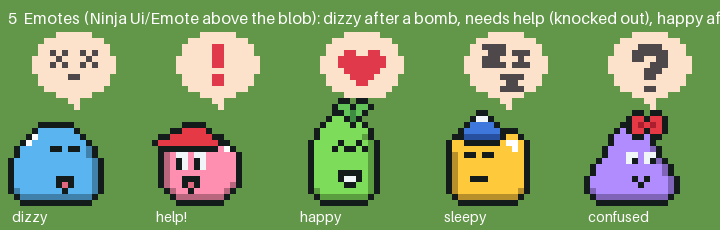
#> input picture blobz/docs/art-review/emotes-examples.png, 720 x 230 px, given in place of n35-sandstone-3.png, which was not available
$ python sand_room.py
#> lines starting #> are read from the running program, lines starting #| are printed output that depends on the picture
### blobz/scripts/slice_grid_orders.py
#!/usr/bin/env python3
"""Slice ChatGPT grid orders N-11..N-15 (sprites drawn on an exact 16/32/64 px grid, delivered scaled up).

usage (from blobz/): python3 scripts/slice_grid_orders.py [n11 n12 n13 n14 n15]   (default: all)
Sources: docs/art-review/n11-weapons-r2.png, n12-move-icons.png, n13-fx-r2.png, n14-boss.png, n15-meadow-extras.png.
Preview: docs/art-review/n12-n15-sliced.png.

Per object: background out (flat magenta #ff00ff + near-magenta, or transparent alpha), a morphological opening
removes stray halo/noise pixels outside the sprite (cleanup only, nothing redrawn), the art-pixel size is measured
from the dark outline runs and refined by the least colour spread per cell, every cell takes the median colour of its
centre, alpha is hard. The sprite is centred on its N x N grid (frames of one FX row share one centre).
"""
import os
import sys
import numpy as np
from PIL import Image, ImageDraw

ROOT = os.path.join(os.path.dirname(os.path.abspath(__file__)), '..')
REV = os.path.join(ROOT, 'docs', 'art-review')
ART = os.path.join(ROOT, 'public', 'art')


DROP_SHADOW = {'n26-trees.png', 'n29-boulders.png'}  # never the portal: its idle opening is purple


def load(name):
    a = np.array(Image.open(os.path.join(REV, name)).convert('RGBA')).astype(float)
    r, g, b, al = a[:, :, 0], a[:, :, 1], a[:, :, 2], a[:, :, 3]
    magenta = (r > 140) & (b > 140) & (g < np.minimum(r, b) - 70)  # #ff00ff and its anti-aliased neighbours
    if name in DROP_SHADOW:  # purple ground shadow (magenta-tinted, does not key): drop it, the game draws shadows
        magenta |= (r - g > 25) & (b - g > 25)
    return a[:, :, :3], (al > 128) & ~magenta


# [248 lines left out: functions box, opening, runs, outline_pitch, grid, sample and 9 more, not called in this run]


def n19():
    return two_size_sheet('n19-round-button.png', ['btn-round-normal', 'btn-round-pressed', 'btn-round-disabled'],
                          os.path.join(ART, 'dungeon', 'ui'), n_small=48, n_big=64)


# [37 lines left out: functions n20, n21, n22, n26, n23b, not called in this run]


def n27():
    f = os.path.join(ART, 'icons')
    return region_sheet('n27-wood.png', ['res-wood'], f, 16, xr=(0.0, 0.45), fit=True) + region_sheet('n27-wood.png', ['res-wood'], f, 32, xr=(0.45, 1.0), fit=True)


def n28():
    return frame_row('n28-portal.png', (0.0, 1.0), 2, 64, 48, '', os.path.join(ART, 'props'), names=['portal-idle', 'portal-glow'])


# [23 lines left out: functions n29, n30, n31, not called in this run]


def n32():
    f = os.path.join(ART, 'icons')
    return region_sheet('n32-stone-icon.png', ['res-stone'], f, 16, xr=(0.0, 0.5), fit=True) + region_sheet('n32-stone-icon.png', ['res-stone'], f, 32, xr=(0.5, 1.0), fit=True)


# [24 lines left out: functions n33, n34, not called in this run]


N23_SKILLS = [['rogue-rage', 'rogue-knockback', 'rogue-whirlwind', 'rogue-extraheart', 'rogue-lifesteal', 'rogue-power'],
              ['healer-heal', 'healer-regen', 'healer-bubble', 'healer-revive', 'healer-holy', 'healer-cleanse'],
              ['marksman-multishot', 'marksman-pierce', 'marksman-crit', 'marksman-speed', 'marksman-poison', 'marksman-trap'],
              ['tank-block', 'tank-taunt', 'tank-armor', 'tank-charge', 'tank-stun', 'tank-guard']]


# [7 lines left out: function n23, not called in this run]


def n24():
    return frame_row('n24-dash.png', (0.0, 1.0), 1, 16, 16, 'dash-16', os.path.join(ART, 'icons', 'ui'), single=True)


def n25():
    return frame_row('n25-mouths.png', (0.0, 1.0), 5, 16, 16, '', os.path.join(ART, 'icons'),
                     names=[f'mouth-{i + 1}' for i in range(5)])


def n15b():
    f = os.path.join(ART, 'meadow')  # small disc left, big disc right
    return region_sheet('n15b-speed.png', ['speed'], f, 16, xr=(0.0, 0.45)) + region_sheet('n15b-speed.png', ['speed'], f, 32, xr=(0.45, 1.0))


def n19b():
    return two_size_sheet('n19b-rings.png', ['btn-round-normal', 'btn-round-pressed', 'btn-round-disabled'],
                          os.path.join(ART, 'dungeon', 'ui'), n_small=24, n_big=18)


N17 = ['new-game', 'join', 'shape', 'colour', 'eyes', 'mouth', 'hat', 'back', 'close', 'home', 'settings', 'dice',
       'pass', 'hammer', 'play', 'quill']


def n17():
    f = os.path.join(ART, 'icons', 'ui')
    return region_sheet('n17-ui-icons.png', N17, f, 16, xr=(0.0, 0.42)) + region_sheet('n17-ui-icons.png', N17, f, 32, xr=(0.42, 1.0))


def n18():
    return two_size_sheet('n18-state-badges.png', ['can-build', 'lock', 'done', 'tick-green', 'tick-gold', 'you-arrow'],
                          os.path.join(ART, 'icons', 'state'))


def n11():
    return two_size_sheet('n11-weapons-r2.png', ['dagger', 'wand', 'sword', 'crossbow', 'shield'], os.path.join(ART, 'dungeon', 'weapons'))


def n12():
    return two_size_sheet('n12-move-icons.png', ['dodge', 'jump-back', 'shield-charge', 'phase-out', 'heal-mode', 'damage-mode'],
                          os.path.join(ART, 'dungeon', 'icons'), open_r=0.35)


def n15():
    return two_size_sheet('n15-meadow-extras.png', ['build-marker', 'sign', 'magnet', 'speed', 'home-flag'], os.path.join(ART, 'meadow'),
                          anchor='bottom', open_r=0.35)


SINGLE = {'healer-heal'}


# [155 lines left out: functions largest_only, drop_edge_bits, n13, n14, preview, main, not called in this run]


# [2 lines that do not run on import are left out]

### blobz/scripts/room_walls.py
#!/usr/bin/env python3
"""N-34b dungeon room walls (ChatGPT, docs/art-review/n34b-room-walls.png) -> 16 px tiles + a 3x room test.

usage (from blobz/): python3 scripts/room_walls.py
  -> public/art/dungeon/wall-{tl,t,tr,l,r,bl,br}.png (16x16) + wall-{b,entrance-l,entrance-mid,entrance-r}.png + docs/art-review/n34-room-test.png

Every piece has a 1 art px outline all round; where a piece joins another wall piece (top edge left/right, top
corners towards the edge, sides top/bottom, bottom corners top) that outline is cut off before sampling, so the
tiles meet without a dark seam, and the joining span is sampled to exactly 16 px.
ChatGPT drew the 7 pieces at ~8 px per art pixel, but not as 16 px tiles (top pieces 203x190 px, sides 149x223,
bottom corners 203x161). Grid: x pitch = top piece width / 16 = 12.8 (bricks ~6 art px, same as the N-34 door's),
used for every piece; y pitch = 12.8 too, except the 3 top pieces, which are sampled at 190 / 16 = 11.9 so they fill
the 16 px row (7% squash). Outline-keeping sampler (a cell that is 30%+ near-black takes the outline colour).
  wall-tl / wall-t / wall-tr: 16x16, outline on row 0, bricks to the bottom row (meets the floor)
  wall-l / wall-r: the side pieces are 12 art px wide (stone column + 8 px of inner brick face), placed against the
                   outer edge of the 16 px cell (floor shows in the rest); 16 of their 17 rows, the window picked
                   where row k and row k+16 match best, so they tile vertically
  wall-bl / wall-br: 16 wide x 13 tall, top-aligned in the 16 px cell (bricks continue from the side above, stone
                   bottom edge on row 12, floor shows below)
N-34c (entrance strip) adds wall-b (plain bottom edge) and wall-entrance-{l,mid,r}, see entrance().
Still MISSING: inner corners.
"""
import os
import sys
import numpy as np
from PIL import Image, ImageDraw

sys.path.insert(0, os.path.dirname(os.path.abspath(__file__)))
from slice_grid_orders import load, opening, bands, objects, ART, REV  # noqa: E402

ROOT = os.path.join(os.path.dirname(os.path.abspath(__file__)), '..')
DUN = os.path.join(ART, 'dungeon')
SRC = 'n34b-room-walls.png'
PX = 205 / 16


def grid(a, b, px, py, ox, oy):
    H, W = b.shape
    ny, nx = int((H - oy) // py), int((W - ox) // px)
    out = np.zeros((ny, nx, 4), np.uint8)
    sp = 0.0
    for j in range(ny):
        for i in range(nx):
            y0, x0 = oy + j * py, ox + i * px
            full = (slice(int(y0), int(y0 + py)), slice(int(x0), int(x0 + px)))
            if b[full].mean() < 0.5:
                continue
            c = a[full][b[full]]
            dark = c.sum(1) < 170
            if dark.mean() > 0.3:
                c = c[dark]
            else:
                ctr = (slice(int(y0 + py * .25), int(y0 + py * .75) + 1), slice(int(x0 + px * .25), int(x0 + px * .75) + 1))
                if b[ctr].any():
                    c = a[ctr][b[ctr]]
            out[j, i] = (*np.median(c, 0).astype(np.uint8), 255)
            sp += c.std(0).sum()
    return out, sp


OL = 8  # the 1 art px outline every piece has all round, in source px: cut it off where a piece joins a neighbour


# [211 lines left out: functions cut, cell, vtile, slice_all, slice_v2, best_window and 2 more, not called in this run]


# [4 lines that do not run on import are left out]

### blobz/scripts/sand_room.py
#!/usr/bin/env python3
"""N-35 sandstone room set (ChatGPT, 3 attempts docs/art-review/n35-sandstone-{1,2,3}.png): measure, pick, slice, test.

usage (from blobz/): python3 scripts/sand_room.py
  -> public/art/dungeon/sand-{tl,t,tr,l,r,bl,b,br}.png (16x16), sand-door-closed.png, sand-door-open.png,
     sand-entrance.png (32x32) + docs/art-review/n35-room-test.png

Set 3 is used: its door wall is 172 px tall next to a 179 px top edge (set 2: 215, set 1: 321 = the tall block).
Grid (like N-34d): x pitch = top edge width / 32 = 12.28 (top edge = 2 tiles), y pitch = top edge height / 16 = 11.19,
so the top wall is exactly one 16 px row. Outline-keeping sampler; the 1 art px outline (7 px) is cut off on sides
that join another wall piece.
  sand-t / sand-b: 16-col window of the top / bottom edge where col k == col k+16 (tiles left/right); b is 14 rows,
                   top-aligned (outside below)
  sand-tl / sand-tr: the corner's 16 cols on the outer side, rows 0-15 (its side stub continues as sand-l/r)
  sand-l / sand-r: the side piece (13 cols), 16-row window where row k == row k+16 (tiles top/bottom), against
                   the outer edge of the cell
  sand-bl / sand-br: the corner's outer 16 cols, its bottom 14 rows (level with sand-b), top-aligned
  sand-door-closed: the centre 391 px of the door block (same width as the open door) -> 32 x 27, bottom-aligned
  sand-door-open: 32 x 24, bottom-aligned; sand-entrance (the gap piece): 26 x 23, centred, bottom-aligned
"""
import os
import sys
import numpy as np
from PIL import Image, ImageDraw

sys.path.insert(0, os.path.dirname(os.path.abspath(__file__)))
from slice_grid_orders import load, ART, REV  # noqa: E402
from room_walls import grid  # noqa: E402

ROOT = os.path.join(os.path.dirname(os.path.abspath(__file__)), '..')
DUN = os.path.join(ART, 'dungeon')
SRC = 'n35-sandstone-3.png'
BOX = {'tl': (81, 329, 54, 269), 't': (412, 805, 54, 233), 'tr': (889, 1135, 54, 269),
       'l': (91, 245, 333, 655), 'door': (321, 897, 336, 635), 'r': (971, 1127, 333, 655),
       'bl': (81, 329, 720, 916), 'b': (413, 805, 758, 916), 'br': (890, 1135, 720, 916),
       'entrance': (52, 370, 1001, 1253), 'open': (414, 805, 989, 1253)}
PX, PY, OL = 393 / 32, 179 / 16, 7


def sample(rgb, m, box, open_='', nx=None, ny=None):
    x0, x1, y0, y1 = box
    x0 += OL if 'l' in open_ else 0
    x1 -= OL if 'r' in open_ else 0
    y0 += OL if 't' in open_ else 0
    y1 -= OL if 'b' in open_ else 0
    nx = nx or round((x1 - x0) / PX)
    ny = ny or round((y1 - y0) / PY)
    g, _ = grid(rgb[y0:y1, x0:x1], m[y0:y1, x0:x1], (x1 - x0) / nx, (y1 - y0) / ny, 0, 0)
    return g


def window(g, axis):
    """16-long window along axis (1 = cols, 0 = rows) whose first line matches the line after it."""
    n = g.shape[axis]
    d = {}
    for k in range(0, n - 16):
        a, b = (g[:, k], g[:, k + 16]) if axis else (g[k], g[k + 16])
        d[k] = int(np.abs(a.astype(int) - b).sum())
    k = min(d, key=d.get)
    return (g[:, k:k + 16] if axis else g[k:k + 16]), k


def cell(g, W=16, H=16, ax='left', ay='top'):
    out = np.zeros((H, W, 4), np.uint8)
    h, w = min(H, g.shape[0]), min(W, g.shape[1])
    y = 0 if ay == 'top' else H - h
    x = 0 if ax == 'left' else (W - w if ax == 'right' else (W - w) // 2)
    out[y:y + h, x:x + w] = g[:h, :w]
    return out


def slice_set():
    rgb, m = load(SRC)
#> in load, `r, g, b, al = a[:, :, 0], a[:, :, 1], a[:, :, 2], a[:, :, 3]`:
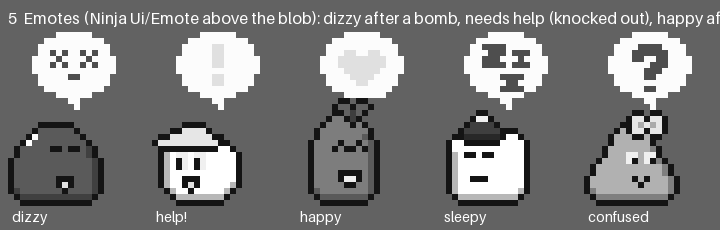
#> r: shape (230, 720) float64; min 20, max 255, mean 122.9
#> in load, `r, g, b, al = a[:, :, 0], a[:, :, 1], a[:, :, 2], a[:, :, 3]`:
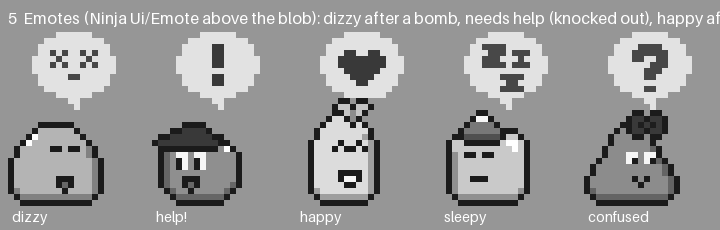
#> g: shape (230, 720) float64; min 27, max 255, mean 152.6
#> in load, `r, g, b, al = a[:, :, 0], a[:, :, 1], a[:, :, 2], a[:, :, 3]`:
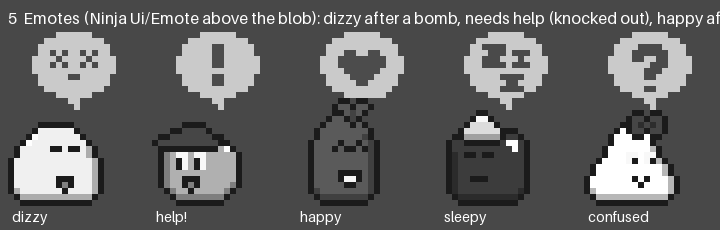
#> b: shape (230, 720) float64; min 27, max 255, mean 98.2
#> in load, `r, g, b, al = a[:, :, 0], a[:, :, 1], a[:, :, 2], a[:, :, 3]`: al: shape (230, 720) float64; every value is 255
#> in load, `magenta = (r > 140) & (b > 140) & (g < np.minimum(r, b) - 70)`: magenta: shape (230, 720) bool; every value is 0
#> m: shape (230, 720) bool; every value is 1
    S = {}
    t, kt = window(sample(rgb, m, BOX['t'], 'lr'), 1)
#> after the loop in grid, `for j in range(ny):`: sp = 11159.1
#> in window, `n = g.shape[axis]`: n = 24
#> after the loop in window, `for k in range(0, n - 16):`: d = {0: 3226, 1: 3504, 2: 4275, 3: 3337, 4: 3048, 5: 2613, 6: 2962, 7: 3296}
#> in window, `k = min(d, key=d.get)`: k = 5
#> kt = 5
    S['t'] = cell(t)
    b, kb = window(sample(rgb, m, BOX['b'], 'lr'), 1)
#> b = empty array; kb = 0
    S['b'] = cell(b)
    tl = sample(rgb, m, BOX['tl'], 'r')
    S['tl'] = cell(tl[:16, :16])
    tr = sample(rgb, m, BOX['tr'], 'l')
#> tr = empty array
    S['tr'] = cell(tr[:16, -16:], ax='right')
    l, kl = window(sample(rgb, m, BOX['l'], 'tb'), 0)
    r, kr = window(sample(rgb, m, BOX['r'], 'tb'), 0)
    S['l'], S['r'] = cell(l), cell(r, ax='right')
    nb = b.shape[0]
    bl = sample(rgb, m, BOX['bl'], 'r')
    S['bl'] = cell(bl[-nb:, :16])
    br = sample(rgb, m, BOX['br'], 'l')
    S['br'] = cell(br[-nb:, -16:], ax='right')
    x0, x1, y0, y1 = BOX['door']
    c = (x0 + x1) / 2
    S['door-closed'] = cell(sample(rgb, m, (int(c - 195.5), int(c + 195.5), y0, y1), 'lr', nx=32), 32, 32, 'centre', 'bottom')
    S['door-open'] = cell(sample(rgb, m, BOX['open'], 'lr', nx=32), 32, 32, 'centre', 'bottom')
    S['entrance'] = cell(sample(rgb, m, BOX['entrance']), 32, 32, 'centre', 'bottom')
    for k, a in S.items():
        Image.fromarray(a).save(os.path.join(DUN, f'sand-{k}.png'))
    print('pitch', round(PX, 2), round(PY, 2), 'windows t', kt, 'b', kb, 'l', kl, 'r', kr,
          'sizes', {k: (a[:, :, 3].any(0).sum(), a[:, :, 3].any(1).sum()) for k, a in S.items()})
    return S


def room(S):
    sc, TW, TH = 3, 10, 8
    fl = Image.open(os.path.join(ROOT, 'public', 'assets', 'ninja-adventure', 'Backgrounds', 'Tilesets', 'TilesetFloor.png')).convert('RGBA').crop((128, 16, 144, 32))
    oy = 16
    im = Image.new('RGBA', (TW * 16, TH * 16 + oy), (20, 27, 27, 255))
    for y in range(1, TH - 1):
        for x in range(TW):
            im.alpha_composite(fl, (x * 16, oy + y * 16))
    T = {k: Image.fromarray(a) for k, a in S.items()}
    dx = TW // 2 - 1
    for x in range(TW):
        key = 'tl' if x == 0 else 'tr' if x == TW - 1 else 't'
        if key == 't' and x in (dx, dx + 1):
            continue
        im.alpha_composite(T[key], (x * 16, oy))
    for y in range(1, TH - 1):
        im.alpha_composite(T['l'], (0, oy + y * 16))
        im.alpha_composite(T['r'], ((TW - 1) * 16, oy + y * 16))
    yb = oy + (TH - 1) * 16
    for x in range(TW):
        key = 'bl' if x == 0 else 'br' if x == TW - 1 else 'b'
        if key == 'b' and x in (dx, dx + 1):
            continue
        im.alpha_composite(T[key], (x * 16, yb))
    nb = int(S['b'][:, :, 3].any(1).sum())
    im.alpha_composite(T['entrance'], (dx * 16, yb + nb - 32))  # gap piece bottom level with the bottom edge
    im.alpha_composite(T['door-closed'], (dx * 16, oy + 16 - 32))
    big = im.resize((im.width * sc, im.height * sc), Image.NEAREST)
    bar = Image.new('RGBA', (big.width, 50), (20, 27, 27, 255))
    ImageDraw.Draw(bar).text((10, 6), 'N-35 sandstone room, set 3 (3x)', fill='white', font_size=18)
    ImageDraw.Draw(bar).text((10, 28), 'door top, entrance gap bottom, Ninja sand floor (TilesetFloor 128,16)', fill='#ffe18d', font_size=14)
    out = Image.new('RGBA', (big.width, big.height + 50))
    out.paste(bar, (0, 0))
    out.paste(big, (0, 50))
    out.save(os.path.join(REV, 'n35-room-test.png'))
    print('docs/art-review/n35-room-test.png', out.size)


if __name__ == '__main__':
#> (the run stopped early here; a loop or call above may not have finished)
